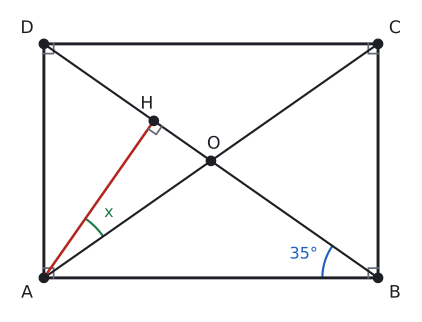

Reproduce this figure in Python.
import sys; sys.path.insert(0, "tools")
from cizim import *

P = lambda x, y: np.array([float(x), float(y)])
uz = lambda U, V: round(float(np.linalg.norm(U - V)), 4)
def acisi(K, U, V):
    u, v = U - K, V - K
    return round(float(np.degrees(np.arccos(np.dot(u, v) / np.linalg.norm(u) / np.linalg.norm(v)))), 3)
def birim(U, V):
    t = (V - U) / np.linalg.norm(V - U); return t, np.array([-t[1], t[0]])
def ayak(Q, U, V):
    t, _ = birim(U, V); return U + np.dot(Q - U, t) * t
def yansit(Q, U, V):
    return 2 * ayak(Q, U, V) - Q
def kesisim(U1, V1, U2, V2):
    M = np.array([V1 - U1, U2 - V2]).T; s = np.linalg.solve(M, U2 - U1); return U1 + s[0] * (V1 - U1)
def cetik(U, V, n=1, renk=SOLUK, f=0.5):
    M = U + f * (V - U); t, m = birim(U, V)
    for i in range(n):
        c = M + (i - (n - 1) / 2) * 0.2 * S * t
        ax.plot(*zip(c - 0.22 * S * m, c + 0.22 * S * m), color=renk, lw=1.5)
def olcu(U, V, metin, d=0.5, renk=YAZI, fs=13, f=0.5):
    """[UV] üzerinde f oranındaki noktaya, U->V yönünün soluna d*S uzağa yazı (d < 0: sağına)."""
    M = U + f * (V - U); _, m = birim(U, V)
    ax.text(*(M + d * S * m), metin, ha="center", va="center", color=renk, fontsize=fs)
def dik_isareti(K, U, V, r=0.4):
    a_ = (U - K) / np.linalg.norm(U - K) * r * S; b_ = (V - K) / np.linalg.norm(V - K) * r * S
    ax.plot(*zip(K + a_, K + a_ + b_, K + b_), color=SOLUK, lw=1.3)
def harf(Q, metin, dx, dy, renk=YAZI, fs=13):
    ax.text(Q[0] + dx * S, Q[1] + dy * S, metin, ha="center", va="center", color=renk, fontsize=fs)
def cizgi(U, V, renk=YAZI, lw=2.2, ls="-"):
    ax.plot(*zip(U, V), color=renk, lw=lw, ls=ls)
def boya(noktalar, renk):
    ax.add_patch(patches.Polygon(noktalar, closed=True, facecolor=renk, edgecolor="none"))
def yay(K, U, V, r=0.8, renk=MAVI, n=1):
    for i in range(n): aci(ax, K, U, V, r=(r + 0.18 * i) * S, renk=renk)
def yay_yazi(K, U, V, metin, d=1.4, renk=MAVI, fs=12):
    """K köşesindeki U-K-V açısının ortasından d*S uzağa yazı."""
    u = (U - K) / np.linalg.norm(U - K); v = (V - K) / np.linalg.norm(V - K); o = (u + v) / np.linalg.norm(u + v)
    ax.text(*(K + d * S * o), metin, ha="center", va="center", color=renk, fontsize=fs)
def basla(xmin, xmax, ymin, ymax, en=5.5):
    global fig, ax
    fig, ax = sekil(en, en * (ymax - ymin) / (xmax - xmin))
    ax.set_aspect("equal"); ax.axis("off"); ax.set_xlim(xmin, xmax); ax.set_ylim(ymin, ymax)
def dortgen(A, B, C, D, dolgu=None):
    if dolgu: boya([A, B, C, D], dolgu)
    ax.plot(*zip(A, B, C, D, A), color=YAZI)
    for Q in (A, B, C, D): nokta(ax, *Q, "")
def koseler(A, B, C, D, d=0.55):
    O = (A + B + C + D) / 4
    for Q, ad in ((A, "A"), (B, "B"), (C, "C"), (D, "D")):
        y = (Q - O) / np.linalg.norm(Q - O); harf(Q, ad, d * np.sign(y[0]) * 1.1, d * np.sign(y[1]))
def dikdortgen(a, b):
    """A orijinde, [AB] yatay: A, B, C, D."""
    return P(0, 0), P(a, 0), P(a, b), P(0, b)
def dik_koseler(A, B, C, D, r=0.4):
    dik_isareti(A, B, D, r); dik_isareti(B, C, A, r); dik_isareti(C, D, B, r); dik_isareti(D, A, C, r)
def cerceve(noktalar, kenar=1.2):
    xs = [q[0] for q in noktalar]; ys = [q[1] for q in noktalar]
    return min(xs) - kenar * S, max(xs) + kenar * S, min(ys) - kenar * S, max(ys) + kenar * S

# Alıştırma 7: m(ABD) = 35°, [AH] ⊥ [BD], O köşegenlerin kesişimi -> m(HAO) = 20°.
a = 12; b = a * np.tan(np.radians(35))
A, B, C, D = dikdortgen(a, b); O = (A + C) / 2; H = ayak(A, B, D)
S = 1.0
print("ABD", acisi(B, A, D), "BAH", acisi(A, B, H), "BAO", acisi(A, B, O), "HAO", acisi(A, H, O), "OH", uz(O, H), "HD", uz(H, D))
basla(*cerceve([A, B, C, D], 1.3), en=5.5)
dortgen(A, B, C, D); koseler(A, B, C, D); dik_koseler(A, B, C, D, 0.35)
cizgi(A, C, YAZI, 1.6); cizgi(B, D, YAZI, 1.6); cizgi(A, H, KIRMIZI, 1.9)
dik_isareti(H, A, B, 0.35)
for Q, ad, dx, dy in ((O, "O", 0.1, 0.6), (H, "H", -0.25, 0.6)): nokta(ax, *Q, ""); harf(Q, ad, dx, dy)
yay(B, D, A, 2.0, MAVI); yay_yazi(B, D, A, "35°", 2.8, MAVI)
yay(A, H, O, 2.6, YESIL); yay_yazi(A, H, O, "x", 3.3, YESIL)
kaydet(fig, __file__)
